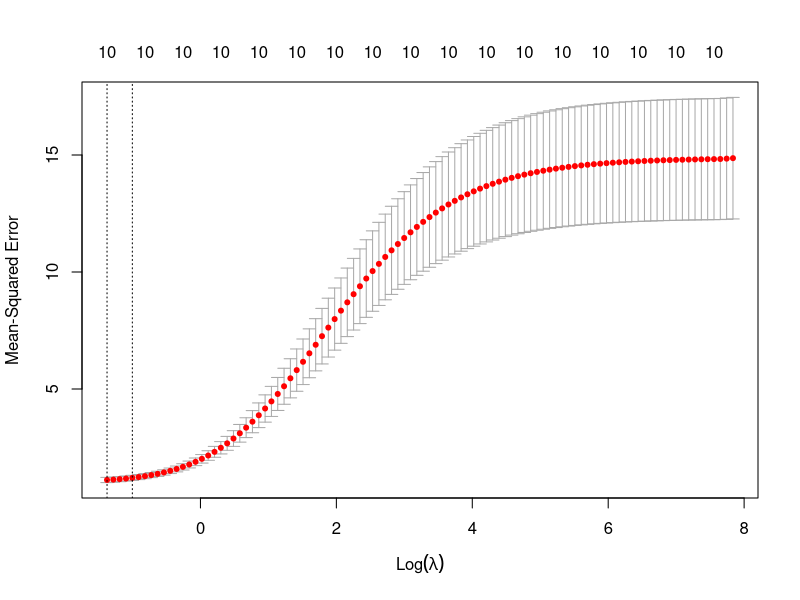
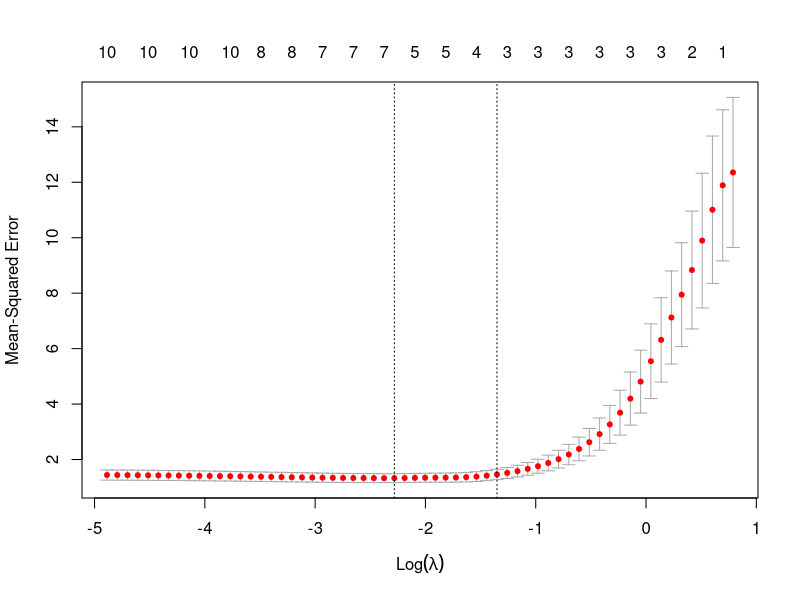
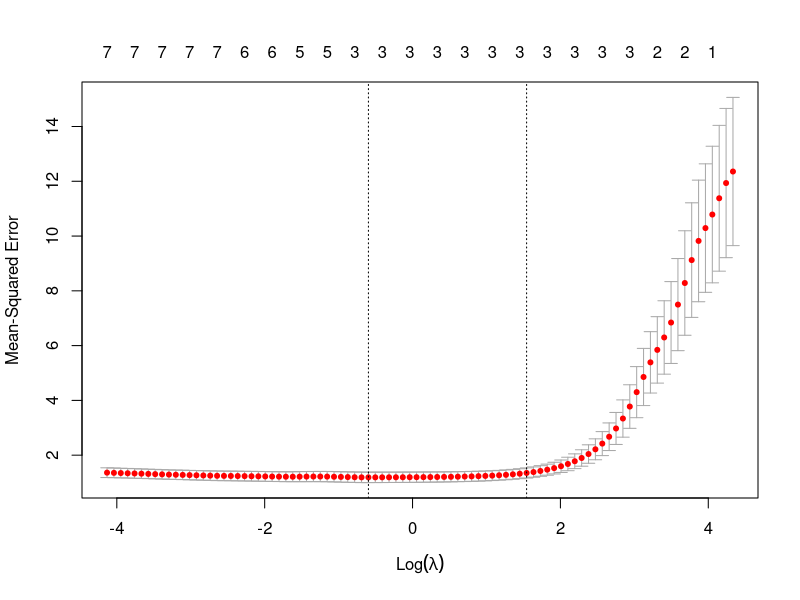
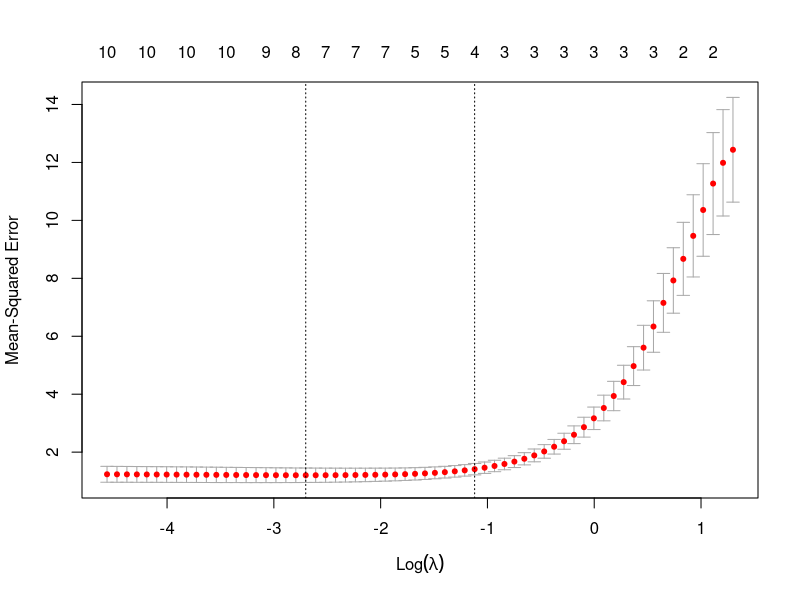

Write R code to recreate these figures, in order.
## ---- chunk 1
# Load necessary libraries
library(glmnet)

# 1. Generate synthetic data
set.seed(123)  # For reproducibility
n <- 100  # Number of observations
p <- 10   # Number of predictors

# Create a matrix of independent variables (X) and response variable (y)
X <- matrix(rnorm(n * p), nrow = n, ncol = p)  # Random normal data for predictors
beta <- rnorm(p)  # Random coefficients
y <- X %*% beta + rnorm(n)  # Linear relationship with noise

# 2. Split data into training and testing sets
set.seed(456)
train_idx <- sample(1:n, size = 0.8 * n, replace = FALSE)
X_train <- X[train_idx, ]
X_test <- X[-train_idx, ]
y_train <- y[train_idx]
y_test <- y[-train_idx]

# 3. Fit a Ridge regression model
# Ridge regression with alpha = 0 (L2 regularization)
ridge_model <- glmnet(X_train, y_train, alpha = 0)

# 4. Cross-validation to find the best lambda
cv_ridge <- cv.glmnet(X_train, y_train, alpha = 0)

# 5. Get the best lambda value
best_lambda <- cv_ridge$lambda.min
cat("Best lambda for Ridge regression:", best_lambda, "\n")

# 6. Fit the final Ridge model with the best lambda
ridge_final <- glmnet(X_train, y_train, alpha = 0, lambda = best_lambda)

# 7. Make predictions on the test set
y_pred_ridge <- predict(ridge_final, s = best_lambda, newx = X_test)

# 8. Evaluate the model performance
mse_ridge <- mean((y_test - y_pred_ridge)^2)
cat("Mean Squared Error for Ridge regression on test set:", mse_ridge, "\n")

# 9. Compare with Ordinary Least Squares (OLS)
ols_model <- lm(y_train ~ X_train)
y_pred_ols <- predict(ols_model, newdata = data.frame(X_train = X_test))

# Mean Squared Error for OLS
mse_ols <- mean((y_test - y_pred_ols)^2)
cat("Mean Squared Error for OLS on test set:", mse_ols, "\n")

# 10. Plot the cross-validation results
plot(cv_ridge)
## ---- chunk 2
# Define your own grid of lambda values
lambda_grid <- 10^seq(3, -2, length = 100)  # 100 values from 10^3 to 10^-2

# Fit Ridge regression with custom lambda grid
ridge_model <- glmnet(X_train, y_train, alpha = 0, lambda = lambda_grid)

# Perform cross-validation using the custom lambda grid
cv_ridge <- cv.glmnet(X_train, y_train, alpha = 0, lambda = lambda_grid)
## ---- chunk 3
# Step 6: Extract Ridge regression coefficients for the best lambda
ridge_coefs <- coef(ridge_final)
print(ridge_coefs)
# Step 9: Extract OLS coefficients
ols_coefs <- coef(ols_model)
print(ols_coefs)
## ---- chunk 4
# Load the required package
library(glmnet)

# Step 1: Data Preparation
set.seed(123) # For reproducibility
n <- 100      # Number of observations
p <- 10       # Number of predictors
X <- matrix(rnorm(n * p), nrow = n, ncol = p)  # Generate random predictors
beta <- c(3, -2, 0, 0, 1.5, 0, 0, 0, 0, 0)    # True coefficients
y <- X %*% beta + rnorm(n)                    # Generate response with some noise

# Split data into training and testing sets
set.seed(456)
train_idx <- sample(1:n, size = 0.8 * n, replace = FALSE) # 80% training data
X_train <- X[train_idx, ]
X_test <- X[-train_idx, ]
y_train <- y[train_idx]
y_test <- y[-train_idx]

# Step 3: Fit a Lasso regression model
# Lasso regression with alpha = 1 (L1 regularization)
lasso_model <- glmnet(X_train, y_train, alpha = 1)

# Step 4: Cross-validation to find the best lambda
cv_lasso <- cv.glmnet(X_train, y_train, alpha = 1)

# Step 5: Get the best lambda value
best_lambda <- cv_lasso$lambda.min
cat("Best lambda for Lasso regression:", best_lambda, "\n")

# Step 6: Fit the final Lasso model with the best lambda
lasso_final <- glmnet(X_train, y_train, alpha = 1, lambda = best_lambda)

# Step 7: Make predictions on the test set
y_pred_lasso <- predict(lasso_final, s = best_lambda, newx = X_test)

# Step 8: Evaluate the model performance
mse_lasso <- mean((y_test - y_pred_lasso)^2)
cat("Mean Squared Error for Lasso regression on test set:", mse_lasso, "\n")

# Step 9: Compare with Ordinary Least Squares (OLS)
ols_model <- lm(y_train ~ X_train)
y_pred_ols <- predict(ols_model, newdata = data.frame(X_train = X_test))
mse_ols <- mean((y_test - y_pred_ols)^2)
cat("Mean Squared Error for OLS on test set:", mse_ols, "\n")

# Step 10: Plot the cross-validation results
plot(cv_lasso)
## ---- chunk 5
# Load necessary libraries
library(glmnet)

# 1. Generate synthetic data (Updated to match the second snippet)
set.seed(123)  # For reproducibility
n <- 100       # Number of observations
p <- 10        # Number of predictors

# Updated coefficients and response generation
X <- matrix(rnorm(n * p), nrow = n, ncol = p)  # Generate random predictors
beta <- c(3, -2, 0, 0, 1.5, 0, 0, 0, 0, 0)    # True coefficients
y <- X %*% beta + rnorm(n)                     # Generate response with noise

# 2. Split data into training and testing sets
set.seed(456)
train_idx <- sample(1:n, size = 0.8 * n, replace = FALSE)  # 80% training data
X_train <- X[train_idx, ]
X_test <- X[-train_idx, ]
y_train <- y[train_idx]
y_test <- y[-train_idx]

# 3. Estimate initial weights using Ridge regression (L2 regularization)
ridge_model <- glmnet(X_train, y_train, alpha = 0)  # Ridge with alpha = 0
ridge_coefs <- coef(ridge_model, s = 0.1)[-1]       # Get Ridge coefficients

# 4. Calculate the weights for Adaptive Lasso
weights <- 1 / abs(ridge_coefs)           # Inverse of Ridge coefficients
weights[is.infinite(weights)] <- 1e10 # Assign large weights if division by zero

# 5. Fit Adaptive Lasso model using glmnet with custom penalty factors
adaptive_lasso_model <- glmnet(X_train, y_train, alpha = 1, penalty.factor = weights)

# 6. Cross-validation to find the best lambda
cv_adaptive_lasso <- cv.glmnet(X_train, y_train, alpha = 1, penalty.factor = weights)

# 7. Get the best lambda value
best_lambda <- cv_adaptive_lasso$lambda.min
cat("Best lambda for Adaptive Lasso:", best_lambda, "\n")

# 8. Fit the final Adaptive Lasso model with the best lambda
adaptive_lasso_final <- glmnet(X_train, y_train, alpha = 1, 
                              lambda = best_lambda, penalty.factor = weights)

# 9. Make predictions on the test set
y_pred_adaptive_lasso <- predict(adaptive_lasso_final,s=best_lambda,newx=X_test)

# 10. Evaluate the model performance
mse_adaptive_lasso <- mean((y_test - y_pred_adaptive_lasso)^2)
cat("Mean Squared Error for Adaptive Lasso on test set:", mse_adaptive_lasso, "\n")

# 11. Compare with Lasso and OLS
# Lasso Model (without adaptive weights)
cv_lasso <- cv.glmnet(X_train, y_train, alpha = 1)
best_lambda_lasso <- cv_lasso$lambda.min
lasso_final <- glmnet(X_train, y_train, alpha = 1, lambda = best_lambda_lasso)
y_pred_lasso <- predict(lasso_final, s = best_lambda_lasso, newx = X_test)
mse_lasso <- mean((y_test - y_pred_lasso)^2)
cat("Mean Squared Error for Lasso on test set:", mse_lasso, "\n")

# OLS Model
ols_model <- lm(y_train ~ X_train)
y_pred_ols <- predict(ols_model, newdata = data.frame(X_train = X_test))
mse_ols <- mean((y_test - y_pred_ols)^2)
cat("Mean Squared Error for OLS on test set:", mse_ols, "\n")

# 12. Plot the cross-validation results for Adaptive Lasso
plot(cv_adaptive_lasso)
## ---- chunk 6
# Load necessary libraries
library(glmnet)

# 1. Generate synthetic data
set.seed(123)  # For reproducibility
n <- 100       # Number of observations
p <- 10        # Number of predictors

# Updated coefficients and response generation
X <- matrix(rnorm(n * p), nrow = n, ncol = p)  # Generate random predictors
beta <- c(3, -2, 0, 0, 1.5, 0, 0, 0, 0, 0)    # True coefficients
y <- X %*% beta + rnorm(n)                     # Generate response with noise

# 2. Split data into training and testing sets
set.seed(456)
train_idx <- sample(1:n, size = 0.8 * n, replace = FALSE)  # 80% training data
X_train <- X[train_idx, ]
X_test <- X[-train_idx, ]
y_train <- y[train_idx]
y_test <- y[-train_idx]

# 3. Fit an Elastic Net model
# Define a range of alpha values to explore
alpha_values <- seq(0, 1, by = 0.1)  # Values from 0 (Ridge) to 1 (Lasso)

# Initialize variables to store the best parameters and error
best_alpha <- NULL
best_lambda <- NULL
lowest_cv_error <- Inf
cv_elastic_net <- NULL  # Placeholder for the final cv.glmnet object

# Perform cross-validation for each alpha value
for (alpha in alpha_values) {
  cv_model <- cv.glmnet(X_train, y_train, alpha = alpha)
  current_cv_error <- min(cv_model$cvm)  # Minimum cross-validation error
  
  # Update best parameters if current error is lower
  if (current_cv_error < lowest_cv_error) {
    lowest_cv_error <- current_cv_error
    best_alpha <- alpha
    best_lambda <- cv_model$lambda.min
    cv_elastic_net <- cv_model  # Store the best cv.glmnet object
  }
}

cat("Best alpha for Elastic Net regression:", best_alpha, "\n")
cat("Best lambda for Elastic Net regression:", best_lambda, "\n")

# 4. Fit the final Elastic Net model using the best alpha and lambda
elastic_net_final <- glmnet(X_train,y_train,alpha=best_alpha,lambda=best_lambda)

# 5. Make predictions on the test set
y_pred_elastic_net <- predict(elastic_net_final, s = best_lambda, newx = X_test)

# Evaluate the model performance
mse_elastic_net <- mean((y_test - y_pred_elastic_net)^2)
cat("Mean Squared Error for Elastic Net on test set:", mse_elastic_net, "\n")

# 6. Compare with Lasso, Ridge, and OLS
# Lasso Model (alpha = 1)
cv_lasso <- cv.glmnet(X_train, y_train, alpha = 1)
best_lambda_lasso <- cv_lasso$lambda.min
lasso_final <- glmnet(X_train, y_train, alpha = 1, lambda = best_lambda_lasso)
y_pred_lasso <- predict(lasso_final, s = best_lambda_lasso, newx = X_test)
mse_lasso <- mean((y_test - y_pred_lasso)^2)
cat("Mean Squared Error for Lasso on test set:", mse_lasso, "\n")

# Ridge Model (alpha = 0)
cv_ridge <- cv.glmnet(X_train, y_train, alpha = 0)
best_lambda_ridge <- cv_ridge$lambda.min
ridge_final <- glmnet(X_train, y_train, alpha = 0, lambda = best_lambda_ridge)
y_pred_ridge <- predict(ridge_final, s = best_lambda_ridge, newx = X_test)
mse_ridge <- mean((y_test - y_pred_ridge)^2)
cat("Mean Squared Error for Ridge on test set:", mse_ridge, "\n")

# OLS Model
ols_model <- lm(y_train ~ X_train)
y_pred_ols <- predict(ols_model, newdata = data.frame(X_train = X_test))
mse_ols <- mean((y_test - y_pred_ols)^2)
cat("Mean Squared Error for OLS on test set:", mse_ols, "\n")

# 7. Plot the cross-validation results for Elastic Net
plot(cv_elastic_net)
